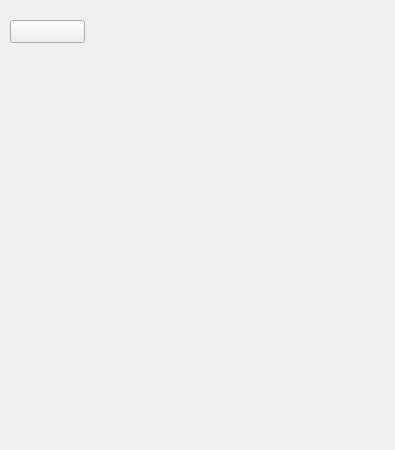
<?xml version="1.0" encoding="UTF-8"?>
<ui version="4.0">
 <class>MainWin</class>
 <widget class="QMainWindow" name="MainWin">
  <property name="geometry">
   <rect>
    <x>0</x>
    <y>0</y>
    <width>395</width>
    <height>450</height>
   </rect>
  </property>
  <property name="windowTitle">
   <string>MainWin</string>
  </property>
  <widget class="QWidget" name="centralwidget">
   <widget class="QPushButton" name="btn_popMune">
    <property name="geometry">
     <rect>
      <x>10</x>
      <y>20</y>
      <width>75</width>
      <height>23</height>
     </rect>
    </property>
    <property name="text">
     <string/>
    </property>
    <property name="icon">
     <iconset>
      <selectedon>:/res/icon/menu.png</selectedon>
     </iconset>
    </property>
    <property name="autoDefault">
     <bool>false</bool>
    </property>
   </widget>
  </widget>
 </widget>
 <resources>
  <include location="../res.qrc"/>
 </resources>
 <connections/>
</ui>
